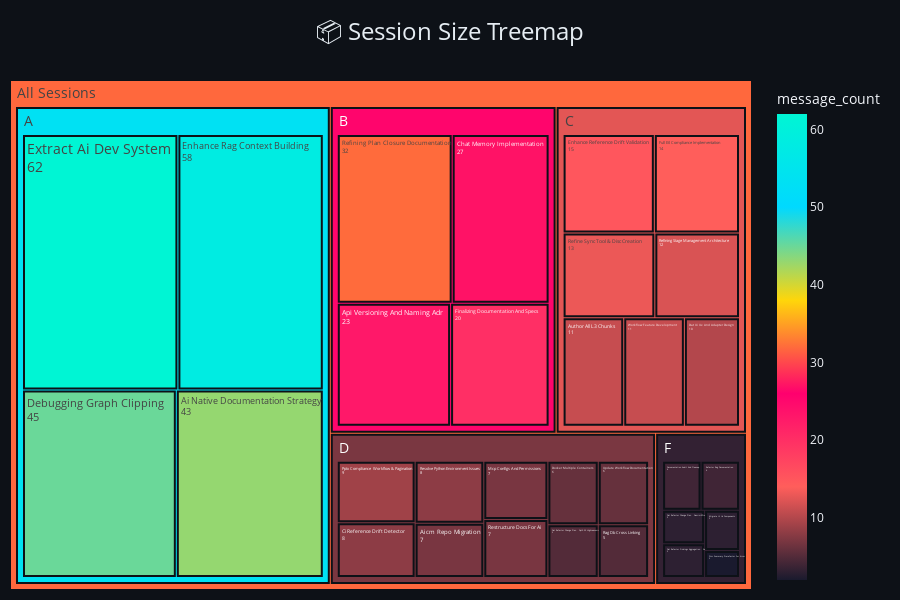

Notebook source saved alongside this figure:
### Code cell
# === TREEMAP: Visual Size Representation ===

fig_treemap = px.treemap(
    sessions_df,
    path=[px.Constant('All Sessions'), 'grade', 'title'],
    values='message_count',
    color='message_count',
    color_continuous_scale=[
        [0, '#1a1a2e'],
        [0.2, COLORS['danger']],
        [0.4, COLORS['secondary']],
        [0.6, COLORS['warning']],
        [0.8, COLORS['primary']],
        [1, COLORS['success']]
    ],
    hover_data=['session_id', 'message_count']
)

fig_treemap.update_layout(
    title={
        'text': '📦 Session Size Treemap',
        'font': {'size': 24, 'color': COLORS['text']},
        'x': 0.5
    },
    paper_bgcolor=COLORS['background'],
    height=600,
    margin=dict(l=10, r=10, t=80, b=10),
)

fig_treemap.update_traces(
    textinfo='label+value',
    textfont={'size': 14},
    marker=dict(line=dict(color=COLORS['background'], width=2))
)

fig_treemap.show()

### Figure 1 — Plotly figure (JSON) as saved in the notebook; plotly's stock layout.template omitted (floating-point values rounded to 4 significant figures)
{"data": [{"branchvalues": "total", "customdata": [["chat_03ae464287df", 62], ["chat_4caa0e61ed9a", 58], ["chat_73a859f45be4", 45], ["chat_3899ec8155b0", 43], ["chat_f39614ed37e8", 32], ["chat_8abff9254df8", 27], ["chat_b8267dd8aa81", 23], ["chat_ef502cea012f", 20], ["chat_070c49a2d35b", 15], ["chat_39d7458a1f19", 14], ["chat_8e30cb1c921b", 13], ["chat_6a383966816c", 12], ["chat_e37fafb80747", 11], ["chat_71fc391193fa", 11], ["chat_b3299ee44a22", 10], ["chat_197694bdf722", 9], ["chat_110b179804fd", 8], ["chat_4099c0d50521", 8], ["chat_1256c4604797", 7], ["chat_6df0f9a20b01", 7], ["chat_2f6632700734", 7], ["chat_a7b402640792", 6], ["chat_4beaaf521b92", 6], ["chat_5b2b20cb126e", 5], ["chat_9b5cee367a34", 5], ["chat_64cb9a57fff6", 4], ["chat_133d9dc7e12b", 4], ["chat_512f19922416", 3], ["chat_35a350f6f632", 3], ["chat_d4c17e0b15bd", 3], ["chat_df2283330adb", 2], ["(?)", 53.28], ["(?)", 26.29], ["(?)", 12.51], ["(?)", 7.029], ["(?)", 3.316], ["(?)", 31.84]], "domain": {"x": [0, 1], "y": [0, 1]}, "hovertemplate": "labels=%{label}<br>message_count_sum=%{value}<br>parent=%{parent}<br>id=%{id}<br>session_id=%{customdata[0]}<br>message_count=%{color}<extra></extra>", "ids": ["All Sessions/A/Extract Ai Dev System", "All Sessions/A/Enhance Rag Context Building", "All Sessions/A/Debugging Graph Clipping", "All Sessions/A/Ai Native Documentation Strategy", "All Sessions/B/Refining Plan Closure Documentation", "All Sessions/B/Chat Memory Implementation", "All Sessions/B/Api Versioning And Naming Adr", "All Sessions/B/Finalizing Documentation And Specs", "All Sessions/C/Enhance Reference Drift Validation", "All Sessions/C/Full Etl Compliance Implementation", "All Sessions/C/Refine Sync Tool & Disc Creation", "All Sessions/C/Refining Stage Management Architecture", "All Sessions/C/Author All L3 Chunks", "All Sessions/C/Workflow Feature Development", "All Sessions/C/Dat Ui Ux And Adapter Design", "All Sessions/D/Pptx Compliance  Workflow & Pagination", "All Sessions/D/Ci Reference Drift Detector", "All Sessions/D/Resolve Python Environment Issues", "All Sessions/D/Aicm Repo Migration", "All Sessions/D/Mcp Configs And Permissions", "All Sessions/D/Restructure Docs For Ai", "All Sessions/D/Docker Multiple Containers", "All Sessions/D/Update Workflow Documentation", "All Sessions/D/Dat Refactor Change Plan   Gpt5.2X Highreasoning", "All Sessions/D/Rag Db Cross Linking", "All Sessions/F/Documentation Audit And Cleanup", "All Sessions/F/Refactor Rag Documentation", "All Sessions/F/Dat Refactor Change Plan   Gemini3Prohigh", "All Sessions/F/Dat Refactor Findings Aggregation   Xai Grok3", "All Sessions/F/Migrate Ui Ux Components", "All Sessions/F/Disc Summary Prerefactor For Aicm", "All Sessions/A", "All Sessions/B", "All Sessions/C", "All Sessions/D", "All Sessions/F", "All Sessions"], "labels": ["Extract Ai Dev System", "Enhance Rag Context Building", "Debugging Graph Clipping", "Ai Native Documentation Strategy", "Refining Plan Closure Documentation", "Chat Memory Implementation", "Api Versioning And Naming Adr", "Finalizing Documentation And Specs", "Enhance Reference Drift Validation", "Full Etl Compliance Implementation", "Refine Sync Tool & Disc Creation", "Refining Stage Management Architecture", "Author All L3 Chunks", "Workflow Feature Development", "Dat Ui Ux And Adapter Design", "Pptx Compliance  Workflow & Pagination", "Ci Reference Drift Detector", "Resolve Python Environment Issues", "Aicm Repo Migration", "Mcp Configs And Permissions", "Restructure Docs For Ai", "Docker Multiple Containers", "Update Workflow Documentation", "Dat Refactor Change Plan   Gpt5.2X Highreasoning", "Rag Db Cross Linking", "Documentation Audit And Cleanup", "Refactor Rag Documentation", "Dat Refactor Change Plan   Gemini3Prohigh", "Dat Refactor Findings Aggregation   Xai Grok3", "Migrate Ui Ux Components", "Disc Summary Prerefactor For Aicm", "A", "B", "C", "D", "F", "All Sessions"], "marker": {"coloraxis": "coloraxis", "colors": [62.0, 58.0, 45.0, 43.0, 32.0, 27.0, 23.0, 20.0, 15.0, 14.0, 13.0, 12.0, 11.0, 11.0, 10.0, 9.0, 8.0, 8.0, 7.0, 7.0, 7.0, 6.0, 6.0, 5.0, 5.0, 4.0, 4.0, 3.0, 3.0, 3.0, 2.0, 53.28, 26.29, 12.51, 7.029, 3.316, 31.84], "line": {"color": "#0D1117", "width": 2}}, "name": "", "parents": ["All Sessions/A", "All Sessions/A", "All Sessions/A", "All Sessions/A", "All Sessions/B", "All Sessions/B", "All Sessions/B", "All Sessions/B", "All Sessions/C", "All Sessions/C", "All Sessions/C", "All Sessions/C", "All Sessions/C", "All Sessions/C", "All Sessions/C", "All Sessions/D", "All Sessions/D", "All Sessions/D", "All Sessions/D", "All Sessions/D", "All Sessions/D", "All Sessions/D", "All Sessions/D", "All Sessions/D", "All Sessions/D", "All Sessions/F", "All Sessions/F", "All Sessions/F", "All Sessions/F", "All Sessions/F", "All Sessions/F", "All Sessions", "All Sessions", "All Sessions", "All Sessions", "All Sessions", ""], "textfont": {"size": 14}, "textinfo": "label+value", "type": "treemap", "values": [62.0, 58.0, 45.0, 43.0, 32.0, 27.0, 23.0, 20.0, 15.0, 14.0, 13.0, 12.0, 11.0, 11.0, 10.0, 9.0, 8.0, 8.0, 7.0, 7.0, 7.0, 6.0, 6.0, 5.0, 5.0, 4.0, 4.0, 3.0, 3.0, 3.0, 2.0, 208.0, 102.0, 86.0, 68.0, 19.0, 483.0]}], "layout": {"coloraxis": {"colorbar": {"title": {"text": "message_count"}}, "colorscale": [[0, "#1a1a2e"], [0.2, "#FF5E5B"], [0.4, "#FF006E"], [0.6, "#FFD60A"], [0.8, "#00D9FF"], [1, "#00F5D4"]]}, "height": 600, "legend": {"tracegroupgap": 0}, "margin": {"b": 10, "l": 10, "r": 10, "t": 80}, "paper_bgcolor": "#0D1117", "title": {"font": {"color": "#E6EDF3", "size": 24}, "text": "📦 Session Size Treemap", "x": 0.5}}}
